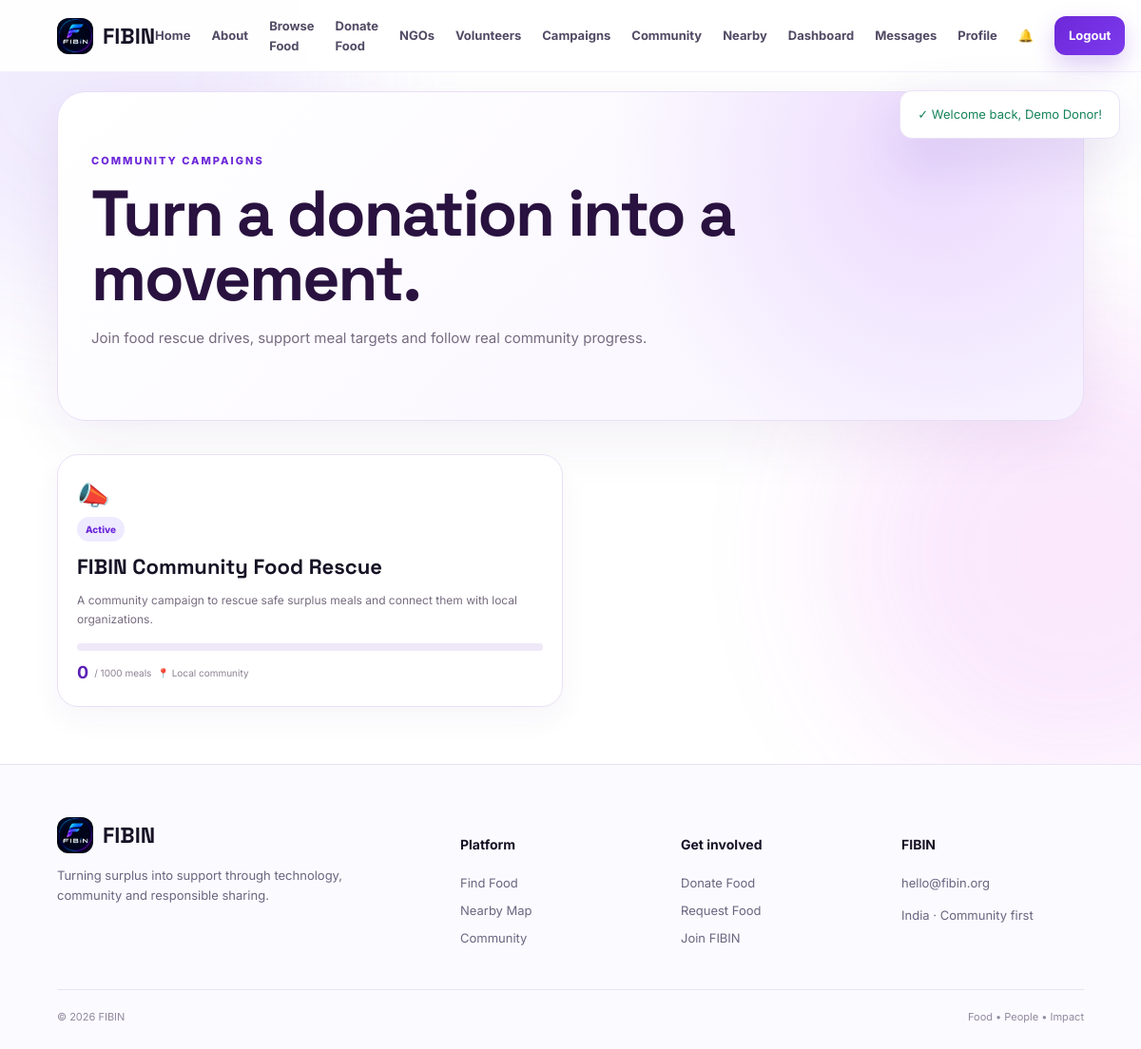
The page /campaigns.php (signed in) on the database its author committed.
### tables this page shows
CREATE TABLE IF NOT EXISTS campaigns (
 id INT AUTO_INCREMENT PRIMARY KEY, title VARCHAR(180) NOT NULL, description TEXT NULL, target_meals INT NOT NULL DEFAULT 0, raised_meals INT NOT NULL DEFAULT 0,
 location VARCHAR(180) NULL, start_date DATE NULL, end_date DATE NULL, status ENUM('draft','active','completed','paused') NOT NULL DEFAULT 'draft', created_by INT NULL,
 created_at TIMESTAMP DEFAULT CURRENT_TIMESTAMP, FOREIGN KEY(created_by) REFERENCES users(id) ON DELETE SET NULL
);

### config/config.php (called while the page is built, shortened)
<?php
function e($value){return htmlspecialchars((string)$value,ENT_QUOTES,'UTF-8');}
function badge_class($status){return match($status){'approved','available','accepted','completed','online'=>'success','pending','away'=>'warning','rejected','cancelled','expired'=>'danger',default=>'info'};}

### campaigns.php (the view)
<?php $page_title='Campaigns'; require_once 'includes/header.php'; require_login(); $rows=$pdo->query("SELECT * FROM campaigns WHERE status IN ('active','completed') ORDER BY status='active' DESC, created_at DESC")->fetchAll(); ?>
<section class="page-hero"><span class="kicker">COMMUNITY CAMPAIGNS</span><h1>Turn a donation into a movement.</h1><p>Join food rescue drives, support meal targets and follow real community progress.</p></section><div class="campaign-public-grid"><?php foreach($rows as $c):$pct=$c['target_meals']?min(100,round($c['raised_meals']/$c['target_meals']*100)):0;?><article class="campaign-public-card"><div class="campaign-icon">📣</div><span class="badge <?=badge_class($c['status'])?>"><?=e($c['status'])?></span><h2><?=e($c['title'])?></h2><p><?=e($c['description'])?></p><div class="progress"><span style="width:<?=$pct?>%"></span></div><div class="campaign-numbers"><b><?=intval($c['raised_meals'])?></b><span>/ <?=intval($c['target_meals'])?> meals</span><span>📍 <?=e($c['location']?:'Community')?></span></div></article><?php endforeach;if(!$rows):?><div class="empty-state full">No campaigns are active right now.</div><?php endif;?></div>
<?php require_once 'includes/footer.php'; ?>

### assets/css/style.css (style rules this page uses)
:root { --purple:#6d28d9;--purple2:#8b5cf6;--purple3:#a78bfa;--ink:#171225;--muted:#6b6680;--line:#e9e4f5;--soft:#f8f6ff;--white:#fff;--green:#16845b;--red:#c63c55;--amber:#a76a00;--shadow:0 18px 55px rgba(56,31,120,.12);--radius:20px }
* { box-sizing:border-box }
html { scroll-behavior:smooth }
body { margin:0;font-family:Inter,Arial,sans-serif;color:var(--ink);background:#fff;line-height:1.6 }
.eyebrow,.kicker { font-size:11px;font-weight:800;letter-spacing:2px;color:var(--purple);text-transform:uppercase }
.badge { display:inline-flex;padding:5px 9px;border-radius:99px;font-size:10px;font-weight:800;text-transform:capitalize }
.badge.info { background:#eeeaff;color:var(--purple) }
.page-hero { padding:75px 0 30px }
.page-hero h1 { font:700 56px 'Space Grotesk';letter-spacing:-2px;margin:12px 0 }
.page-hero p { color:var(--muted) }
:root { --purple:#6d28d9;--purple2:#8b5cf6;--purple3:#a855f7;--violet:#4c1d95;--soft:#f7f3ff;--line:#e9e2f5;--shadow:0 18px 60px rgba(76,29,149,.12) }
.campaign-admin-grid,.campaign-public-grid { display:grid;grid-template-columns:repeat(2,1fr);gap:16px }
.campaign-admin-card,.campaign-public-card { background:#fff;border:1px solid #e9e0f6;border-radius:22px;padding:20px;box-shadow:0 12px 30px rgba(70,35,120,.05) }
.campaign-admin-card h3,.campaign-public-card h2 { font:700 22px 'Space Grotesk';margin:12px 0 7px }
.campaign-admin-card p,.campaign-public-card p { font-size:12px;color:#766c7f;line-height:1.65 }
.progress { height:8px;border-radius:999px;background:#eee8f8;overflow:hidden;margin:15px 0 9px }
.campaign-numbers { display:flex;gap:6px;align-items:center;flex-wrap:wrap;font-size:10px;color:#8b8192 }
.campaign-numbers b { font-size:18px;color:#5b21b6 }
.page-hero { padding:58px 35px;margin:20px 0 35px;border:1px solid #e8def8;border-radius:30px;background:radial-gradient(circle at 85% 20%,rgba(168,85,247,.18),transparent 35%),linear-gradient(135deg,#fff,#f8f4ff);box-shadow:0 20px 60px rgba(70,35,120,.07) }
.page-hero h1 { font:800 clamp(38px,6vw,68px)/1 'Space Grotesk';letter-spacing:-2px;color:#29123f;margin:10px 0 15px;max-width:850px }
.page-hero p { font-size:15px;line-height:1.8;color:#766b80;max-width:700px }
.campaign-icon { font-size:28px }
.campaign-public-card { min-height:240px }

### rows shown on the page
campaigns: status "Active", title "FIBIN Community Food Rescue", description "A community campaign to rescue safe surplus meals and connect them with local organizations.", raised_meals "0", target_meals "1000", location "Local community"

### other values the page prints
$m "Welcome back, Demo Donor!"
